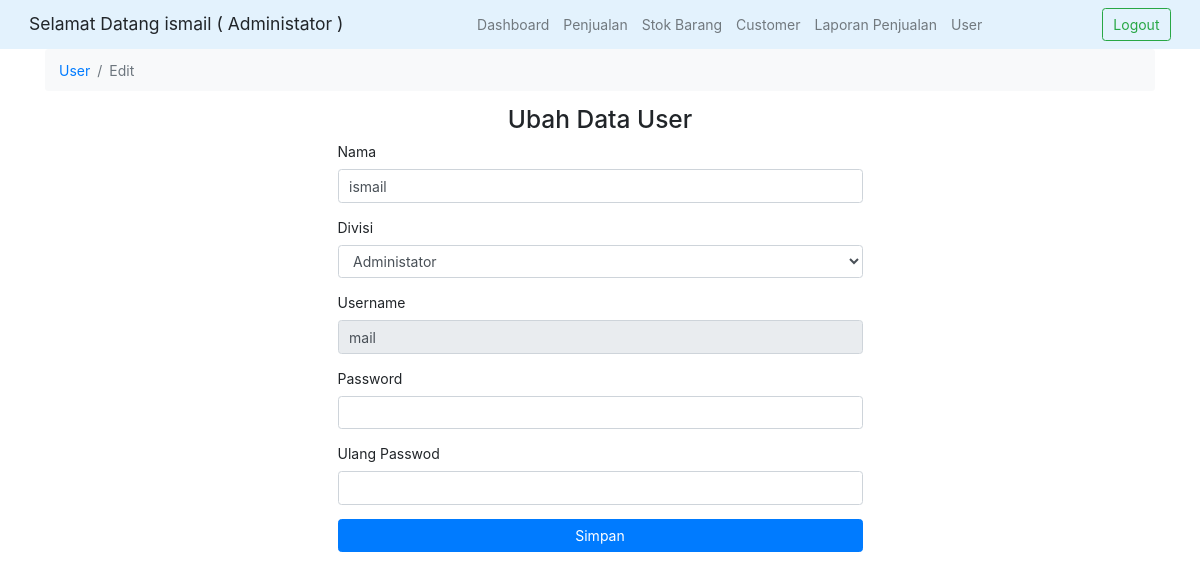
/edit_user.php?id=1 (signed in), run on the app's committed database.
### tables this page shows
CREATE TABLE `user` (
  `id` int(11) unsigned NOT NULL AUTO_INCREMENT,
  `name` varchar(255) NOT NULL,
  `username` varchar(255) NOT NULL,
  `password` varchar(255) NOT NULL,
  `role` varchar(255) DEFAULT NULL,
  PRIMARY KEY (`id`)
);

### edit_user.php (the view, shortened to what this page needs)
<?php
    include('template/header.php');
    $id = $_GET['id'];
    $query = 'SELECT * FROM user WHERE id="'. $id .'"';
    $data = $db->query($query)->fetch_object();
?>
<div class="container">
<nav aria-label="breadcrumb">
    <ol class="breadcrumb bg-light">
        <li class="breadcrumb-item"><a href="user.php">User</a></li>
        <li class="breadcrumb-item active" aria-current="page">Edit</li>
    </ol>
</nav>
<div class="text-center">
<h3>Ubah Data User</h3>
</div>
<div class="col-md-6 offset-md-3">
<form action="update_user.php" method="post">
    <div class="form-group">
        <label>Nama</label>
        <input type="text" name="nama" value="<?php echo $data->name ?>" class="form-control">
    </div>
    <div class="form-group">
        <label>Divisi</label>
        <select name="divisi" value="<?php echo $data->role ?>" class="form-control">
            <option value="KYT" <?php echo $data->role == "Administator" ? 'selected' : '' ?>>Administator</option>
        </select>
    </div>
    <div class="form-group">
        <label>Username</label>
        <input type="text" name="username" value="<?php echo $data->username ?>" class="form-control" disabled>
    </div>
    <div class="form-group">
        <label>Password</label>
        <input type="text" name="password" value="" class="form-control">
    </div>
    <div class="form-group">
        <label>Ulang Passwod</label>
        <input type="text" name="password_confirm" value="" class="form-control">
    </div>
    <input type="submit" value="Simpan" class="btn btn-primary btn-block">
</form>
</div>
</div>

### style.css (style rules this page uses)
html { font-size: 14px; }

### data on the page
user: nama "ismail", divisi "Administator", username "mail"

### other printed values
$user->name "ismail"
$user->role "Administator"
